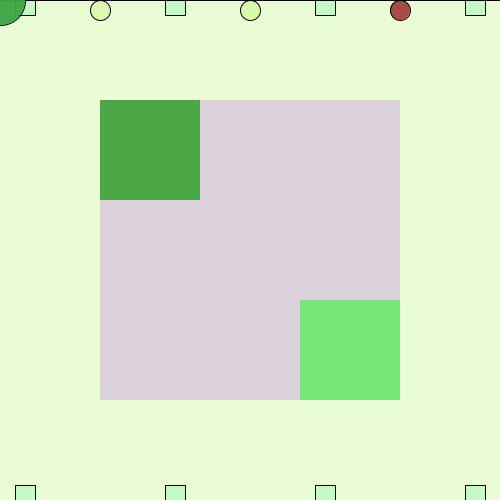
Frame 1 (no input)
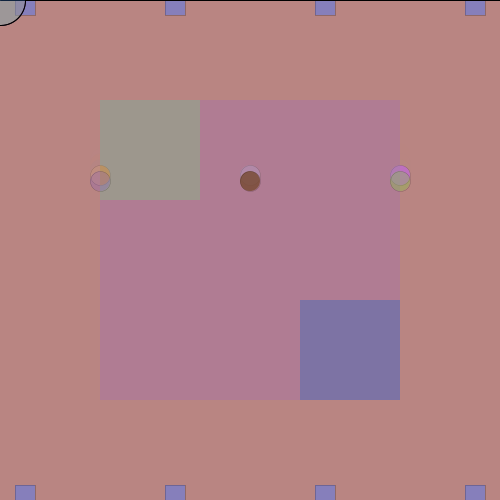
Frame 60 (the mouse pressed at the canvas centre just before this capture)
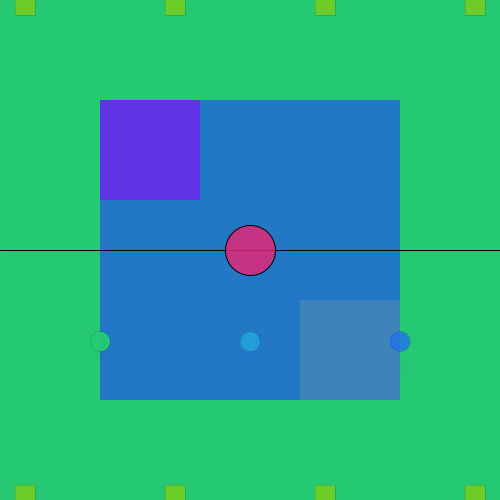
Frame 120 (the mouse held since frame 60 and released just before this capture)

The Processing sketch that drew these frames (run headless with seeded random() and noise(); from frame 60 on, the mouse is pressed at the canvas centre):

// Processing sketch: processing_967
// ── processing_967.pde

// Maria Gomez
// January 2009
// NMD 102 UMaine

// Colors
float r;
float g;
float b;
float a;
// Middle Circle
float x = 250;
float y = 10;
float z = 20; // Diameter of circles, squares
// Left Circle
float l = 100;
float t = 10;
// Right Circle
float d = 400;
float s = 10;
// Top left square
float n = 175;
float m = 5;
// Top right square
float o = 325;
float k = 5;
// Far top left square
float u = 25;
float c = 5;
// Far top right square
float p = 475;
float q = 5;
// Far bottom left square
float e = 25;
float f = 495;
// Bottom left square
float h = 175;
float i = 495;
// Bottom right square
float j = 325;
float v = 495;
// Far right square
float w = 475;
float ab = 495;
// Cursor line
float leng = 500;
float heig = 3;

float speed = 0;
float gravity = 0.1;

void setup() {
  size (500,500);
  background (255);
  smooth();
}

void draw() {
  r = random(255);
  g = random(255);
  b = random(255);
  a = random(255);
  
  //Large square/background
  frameRate(80);
  rectMode(CORNER);
  noStroke();
  fill(r,b,g,a);
  rect(0,0,500,500);
  
  //Middle square
  rectMode(CENTER);
  noStroke();
  fill(r,g,b,a);
  rect(250,250,300,300);
  
  //Top left square
  rectMode(CENTER);
  noStroke();
  fill(g,r,a,b);
  rect(150,150,100,100);
  
  //Bottom right square
  rectMode(CENTER);
  noStroke();
  fill(a,b,g,r);
  rect(350,350,100,100);
  
  // First circle
  fill(r,b,a,g);
  stroke(0);
  ellipseMode(CENTER);
  ellipse(x,y,z,z);
  
  //Second circle
  fill(r,b,g,a);
  stroke(0);
  ellipseMode(CENTER);
  ellipse(l,t,z,z);
  
  //Third circle
  fill(r,g,a,b);
  stroke(0);
  ellipseMode(CENTER);
  ellipse(d,s,z,z);
  
  // Top left square
  fill(g,b,r,a);
  stroke(0);
  rectMode(CENTER);
  rect(n,m,z,z);
  
  // Top right square
  fill(g,b,r,a);
  stroke(0);
  rectMode(CENTER);
  rect(o,k,z,z);
  
  // Far left square
  fill(g,b,r,a);
  stroke(0);
  rectMode(CENTER);
  rect(u,c,z,z);
  
  // Far right square
  fill(g,b,r,a);
  stroke(0);
  rectMode(CENTER);
  rect(p,q,z,z);
  
  // Far bottom left square
  fill(g,b,r,a);
  stroke(0);
  rectMode(CENTER);
  rect(e,f,z,z);
  
  // Bottom left square
  fill(g,b,r,a);
  stroke(0);
  rectMode(CENTER);
  rect(h,i,z,z);
  
  // Bottom right square
  fill(g,b,r,a);
  stroke(0);
  rectMode(CENTER);
  rect(j,v,z,z);
  
  // Far bottom right square
  fill(g,b,r,a);
  stroke(0);
  rectMode(CENTER);
  rect(w,ab,z,z);
  
  // Line following cursor
  fill(0);
  strokeWeight(1);
  line(0,mouseX,500,mouseY);
  
  //Mouse follow circle
  fill(a,r,g,b);
  stroke(0);
  ellipseMode(CENTER);
  ellipse(mouseX,mouseY,50,50);
  
  if (mousePressed) {
    frameRate(20);
    println ("Click and hold down the mouse to lower the frame rate significantly");
  }

  // Add speed to location
  y = y + speed;
  t = t + speed;
  s = s + speed;
  
  // Add gravity to speed
  speed = speed + gravity;
  
  // When circles reaches the bottom reverse the speed
  if (y > height)
  if (t > height) 
  if (s > height) {
    // Multiplying by -0.95 instead of -1 slows the square down each time it bounces (by decreasing speed).  
    // This is known as a "dampening" effect and is a more realistic simulation of the real world (without it, a ball would bounce forever).
    speed = speed * -0.95;  
  }
  // The weight of the stroke is effected by the movement of the mouse
  stroke(0);
  strokeWeight(abs(pmouseX - mouseX));
  line(pmouseX, pmouseY, mouseX, mouseY);
}


// When the cursor moves, it disappears from the screen
void mouseMoved() {
  noCursor();
}


// Some code credit and reference goes to processing.org and learningprocessing.org
